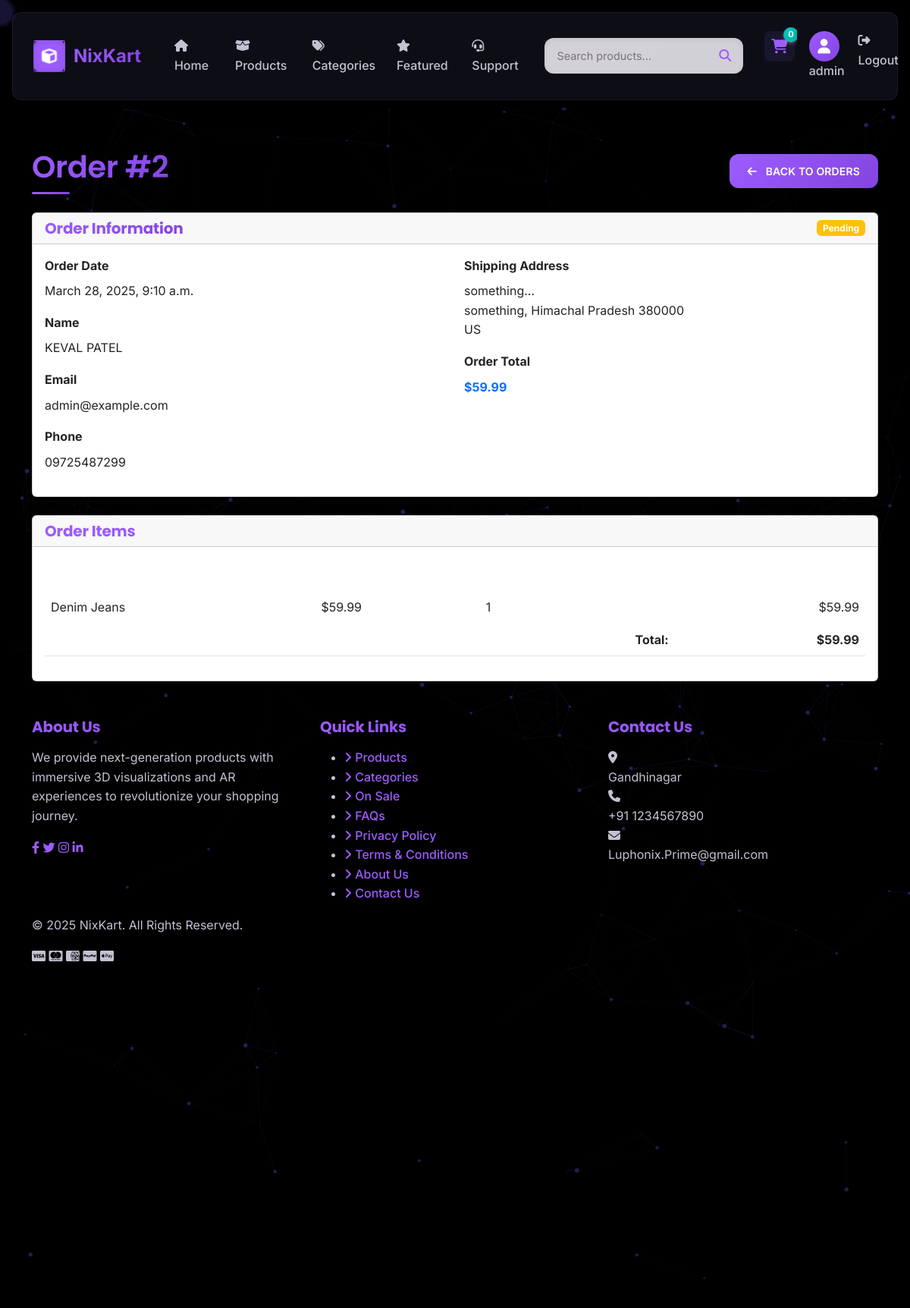
The page /order/2/ (signed in) on the database its author committed.
### store/models.py (models this page shows, shortened)
class Order(models.Model):
    STATUS_CHOICES = (
        ('pending', 'Pending'),
        ('processing', 'Processing'),
        ('shipped', 'Shipped'),
        ('delivered', 'Delivered'),
        ('cancelled', 'Cancelled'),
    )
    user = models.ForeignKey(settings.AUTH_USER_MODEL, on_delete=models.CASCADE, null=True, blank=True)
    full_name = models.CharField(max_length=255)
    email = models.EmailField()
    phone = models.CharField(max_length=20)
    address = models.TextField()
    city = models.CharField(max_length=100)
    state = models.CharField(max_length=100)
    zip_code = models.CharField(max_length=20)
    country = models.CharField(max_length=100)
    status = models.CharField(max_length=20, choices=STATUS_CHOICES, default='pending')
    total = models.DecimalField(max_digits=10, decimal_places=2)
    created_at = models.DateTimeField(auto_now_add=True)
    updated_at = models.DateTimeField(auto_now=True)
    class Meta:
        ordering = ['-created_at']

class OrderItem(models.Model):
    order = models.ForeignKey(Order, related_name='items', on_delete=models.CASCADE)
    product_name = models.CharField(max_length=200)
    product_price = models.DecimalField(max_digits=10, decimal_places=2)
    quantity = models.PositiveIntegerField(default=1)
    subtotal = models.DecimalField(max_digits=10, decimal_places=2)

### store/views.py (the view)
# urls.py: path('order/<int:order_id>/', views.order_detail, name='order_detail'),
def order_detail(request, order_id):
    order = get_object_or_404(Order, id=order_id)
    if order.user != request.user and not request.user.is_staff:
        return redirect('index')
    order_items = order.items.all()
    context = {
        'order': order,
        'order_items': order_items,
        'page_title': f'Order #{order.id}'
    }
    return render(request, 'store/order_detail.html', context)

### store/context_processors.py (called while the page is built, shortened)
def cart_count(request):
    count = 0
    if request.user.is_authenticated:
        try:
            cart = Cart.objects.get(user=request.user)
            count = cart.items.count()
        except Cart.DoesNotExist:
            pass
    return {'cart_count': count}

### templates/store/order_detail.html (shortened to what this page needs)
{% extends 'base.html' %}
{% block content %}
<div class="container py-5">
    <div class="d-flex justify-content-between align-items-center mb-4">
        <h1 class="section-title mb-0">Order #{{ order.id }}</h1>
        <a href="{% url 'user_orders' %}" class="btn btn-outline-primary">
            <i class="fas fa-arrow-left me-2"></i> Back to Orders
        </a>
    </div>
    <div class="card mb-4">
        <div class="card-header d-flex justify-content-between align-items-center">
            <h5 class="mb-0">Order Information</h5>
            <span class="badge
                {% if order.status == 'pending' %}bg-warning
                {% elif order.status == 'processing' %}bg-info
                {% elif order.status == 'shipped' %}bg-primary
                {% elif order.status == 'delivered' %}bg-success
                {% elif order.status == 'cancelled' %}bg-danger
                {% endif %}">
                {{ order.get_status_display }}
            </span>
        </div>
        <div class="card-body">
            <div class="row">
                <div class="col-md-6">
                    <div class="mb-3">
                        <label class="form-label fw-bold">Order Date</label>
                        <p>{{ order.created_at|date:"F j, Y, g:i a" }}</p>
                    </div>
                    <div class="mb-3">
                        <label class="form-label fw-bold">Name</label>
                        <p>{{ order.full_name }}</p>
                    </div>
                    <div class="mb-3">
                        <label class="form-label fw-bold">Email</label>
                        <p>{{ order.email }}</p>
                    </div>
                    <div class="mb-3">
                        <label class="form-label fw-bold">Phone</label>
                        <p>{{ order.phone }}</p>
                    </div>
                </div>
                <div class="col-md-6">
                    <div class="mb-3">
                        <label class="form-label fw-bold">Shipping Address</label>
                        <p>
                            {{ order.address }}<br>
                            {{ order.city }}, {{ order.state }} {{ order.zip_code }}<br>
                            {{ order.country }}
                        </p>
                    </div>
                    <div class="mb-3">
                        <label class="form-label fw-bold">Order Total</label>
                        <p class="text-primary fw-bold">${{ order.total }}</p>
                    </div>
                </div>
            </div>
        </div>
    </div>
    <div class="card">
        <div class="card-header">
            <h5 class="mb-0">Order Items</h5>
        </div>
        <div class="card-body">
            <div class="table-responsive">
                <table class="table">
                    <thead>
                        <tr>
                            <th>Product</th>
                            <th>Price</th>
                            <th>Quantity</th>
                            <th class="text-end">Subtotal</th>
                        </tr>
                    </thead>
                    <tbody>
                        {% for item in order.items.all %}
                            <tr>
                                <td>{{ item.product_name }}</td>
                                <td>${{ item.product_price }}</td>
                                <td>{{ item.quantity }}</td>
                                <td class="text-end">${{ item.subtotal }}</td>
                            </tr>
                        {% endfor %}
                    </tbody>
                    <tfoot>
                        <tr>
                            <th colspan="3" class="text-end">Total:</th>
                            <th class="text-end">${{ order.total }}</th>
                        </tr>
                    </tfoot>
                </table>
            </div>
        </div>
    </div>
</div>
{% endblock %}

### templates/base.html (shortened to what this page needs)
<!DOCTYPE html>
<html lang="en">
<head>
    <link href="https://cdn.jsdelivr.net/npm/bootstrap@5.3.0/dist/css/bootstrap.min.css" rel="stylesheet">
    <link rel="stylesheet" href="https://cdnjs.cloudflare.com/ajax/libs/font-awesome/6.4.0/css/all.min.css">
    <link rel="stylesheet" href="https://cdn.jsdelivr.net/npm/aos@2.3.4/dist/aos.css">
    <link rel="stylesheet" href="/static/css/main.css">
    <link rel="stylesheet" href="/static/css/animations.css">
</head>
<body class="neo-theme">
    <div class="cursor-follower"></div>
    <div id="particles-js" class="particles-container"></div>
    <header class="site-header">
        <nav class="navbar navbar-expand-lg glass-morphism">
            <div class="container">
                <a class="navbar-brand neo-logo" href="{% url 'index' %}">
                    <div class="logo-wrapper">
                        <div class="logo-cube">
                            <div class="logo-side front"></div>
                            <div class="logo-side back"><i class="fas fa-shopping-cart"></i></div>
                            <div class="logo-side top"></div>
                            <div class="logo-side bottom"></div>
                        </div>
                    </div>
                    <span class="logo-text">NixKart</span>
                </a>
                <div class="collapse navbar-collapse" id="navbarNav">
                    <ul class="navbar-nav neo-nav me-auto">
                        <li class="nav-item">
                            <a class="nav-link hover-3d" href="{% url 'index' %}">
                                <span class="hover-3d-inner"><i class="fas fa-home"></i> Home</span>
                            </a>
                        </li>
                        <li class="nav-item">
                            <a class="nav-link hover-3d" href="{% url 'product_list' %}">
                                <span class="hover-3d-inner"><i class="fas fa-box-open"></i> Products</span>
                            </a>
                        </li>
                        <li class="nav-item">
                            <a class="nav-link hover-3d" href="{% url 'categories' %}">
                                <span class="hover-3d-inner"><i class="fas fa-tags"></i> Categories</span>
                            </a>
                        </li>
                        <li class="nav-item">
                            <a class="nav-link hover-3d" href="{% url 'featured' %}">
                                <span class="hover-3d-inner"><i class="fas fa-star"></i> Featured</span>
                            </a>
                        </li>
                        <li class="nav-item">
                            <a class="nav-link hover-3d" href="{% url 'support' %}">
                                <span class="hover-3d-inner"><i class="fas fa-headset"></i> Support</span>
                            </a>
                        </li>
                    </ul>
                    <form class="neo-search mx-3" action="{% url 'search_results' %}" method="GET">
                        <div class="search-wrapper">
                            <div class="search-input-container">
                                <input class="search-input" type="search" name="q" placeholder="Search products..." aria-label="Search">
                                <div class="search-backdrop"></div>
                            </div>
                            <button class="search-button" type="submit">
                                <i class="fas fa-search"></i>
                            </button>
                        </div>
                    </form>
                    <ul class="navbar-nav ms-auto">
                        <li class="nav-item">
                            <a class="nav-link cart-icon-wrapper" href="{% url 'cart' %}">
                                <div class="cart-icon-3d">
                                    <i class="fas fa-shopping-cart"></i>
                                    <span class="cart-count-badge">{{ cart_count }}</span>
                                </div>
                            </a>
                        </li>
                        {% if user.is_authenticated %}
                        <li class="nav-item">
                            <a class="nav-link hover-3d" href="{% url 'profile' %}">
                                <div class="avatar-container">
                                    <div class="avatar-inner">
                                        <i class="fas fa-user"></i>
                                    </div>
                                </div>
                                <span class="username">{{ user.username }}</span>
                            </a>
                        </li>
                        <li class="nav-item">
                            <a class="nav-link hover-3d" href="{% url 'logout' %}">
                                <span class="hover-3d-inner"><i class="fas fa-sign-out-alt"></i> Logout</span>
                            </a>
                        </li>
                        {% endif %}
                    </ul>
                </div>
                </div>
        </nav>
    </header>
    <main class="content-wrapper">
        <div class="neo-container" data-aos="fade-up">
            {% block content %}{% endblock %}
        </div>
    </main>
    <footer class="neo-footer">
        <div class="container">
            <div class="row footer-content" data-aos="fade-up">
                <div class="col-md-4">
                    <div class="footer-section">
                        <h5 class="neo-heading">About Us</h5>
                        <p class="neo-text">We provide next-generation products with immersive 3D visualizations and AR experiences to revolutionize your shopping journey.</p>
                        <div class="social-icons">
                            <a href="#" class="social-icon"><i class="fab fa-facebook-f"></i></a>
                            <a href="#" class="social-icon"><i class="fab fa-twitter"></i></a>
                            <a href="#" class="social-icon"><i class="fab fa-instagram"></i></a>
                            <a href="#" class="social-icon"><i class="fab fa-linkedin-in"></i></a>
                        </div>
                    </div>
                </div>
                <div class="col-md-4">
                    <div class="footer-section">
                        <h5 class="neo-heading">Quick Links</h5>
                        <ul class="neo-links">
                            <li><a href="{% url 'product_list' %}"><i class="fas fa-angle-right"></i> Products</a></li>
                            <li><a href="{% url 'categories' %}"><i class="fas fa-angle-right"></i> Categories</a></li>
                            <li><a href="{% url 'on_sale_products' %}"><i class="fas fa-angle-right"></i> On Sale</a></li>
                            <li><a href="{% url 'faq' %}"><i class="fas fa-angle-right"></i> FAQs</a></li>
                            <li><a href="{% url 'privacy' %}"><i class="fas fa-angle-right"></i> Privacy Policy</a></li>
                            <li><a href="{% url 'terms' %}"><i class="fas fa-angle-right"></i> Terms & Conditions</a></li>
                            <li><a href="{% url 'about' %}"><i class="fas fa-angle-right"></i> About Us</a></li>
                            <li><a href="{% url 'contact' %}"><i class="fas fa-angle-right"></i> Contact Us</a></li>
                        </ul>
                    </div>
                </div>
                <div class="col-md-4">
                    <div class="footer-section">
                        <h5 class="neo-heading">Contact Us</h5>
                        <div class="contact-info">
                            <div class="contact-item">
                                <div class="icon-container">
                                </div>
                                <span>Gandhinagar</span>
                            </div>
                            <div class="contact-item">
                                <div class="icon-container">
                                </div>
                                <span>+91 1234567890</span>
                            </div>
                            <div class="contact-item">
                                <div class="icon-container">
                                </div>
                                <span>Luphonix.Prime@gmail.com</span>
                            </div>
                        </div>
                    </div>
                </div>
            </div>
            <div class="row">
                <div class="col-12">
                    <div class="footer-bottom">
                        <div class="copyright">
                            <p>&copy; {% now "Y" %} NixKart. All Rights Reserved.</p>
                        </div>
                        <div class="payment-methods">
                        </div>
                    </div>
                </div>
            </div>
        </div>
    </footer>
    <div class="toast-container position-fixed bottom-0 end-0 p-3" id="toastContainer"></div>
</body>
</html>

### static/css/animations.css (style rules this page uses)
.cart-icon-wrapper { position: relative; }
.navbar-nav .nav-item { position: relative; overflow: hidden; }
label { transition: all 0.3s ease; }

### rows shown on the page
Order: id "2", status "Pending", created_at "March 28, 2025, 9:10 a.m.", full_name "KEVAL PATEL", email "admin@example.com", phone "09725487299", address "something...", city "something", state "Himachal Pradesh", zip_code "380000", country "US", total "59.99"
OrderItem: product_name "Denim Jeans", product_price "59.99", quantity "1", subtotal "59.99"

### other values the page prints
{{ cart_count }} "0"
{{ user.username }} "admin"
